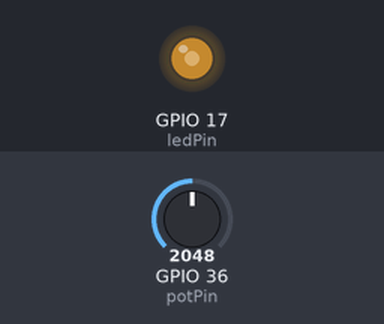
The sketch below on a simulated ESP32. Parts: output pins drawn as LEDs (lit = HIGH). The test bench sets the inputs (shaded band); at power-on: GPIO 36 (potPin) = 2048.

Above: at 1.2 s.
1.3 s: GPIO 36 (potPin) set to 2866
At 2.1 s:
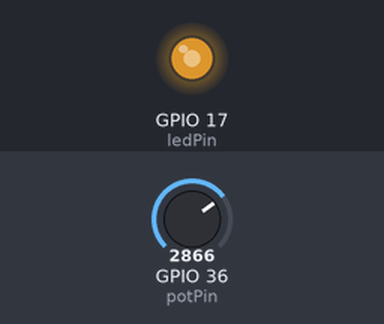
2.8 s: GPIO 36 (potPin) set to 3603
At 3.3 s:
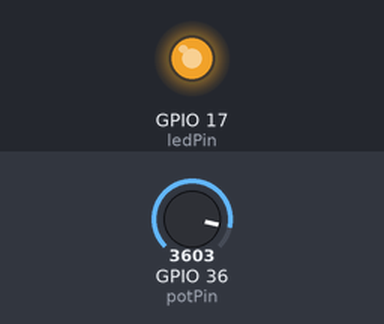
4.3 s: GPIO 36 (potPin) set to 491
At 5.5 s:
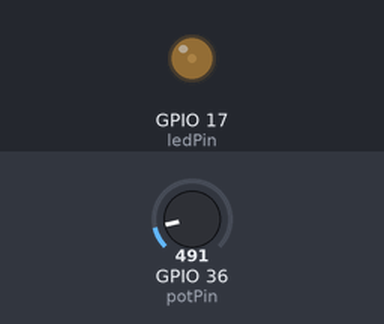
5.8 s: GPIO 36 (potPin) set to 0
At 6.7 s:
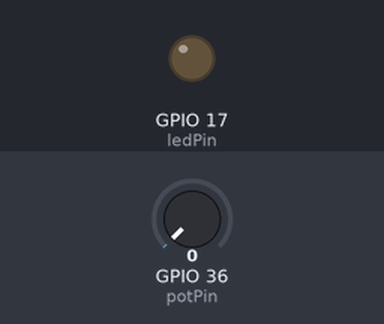
7.3 s: GPIO 36 (potPin) set to 2047
At 7.9 s:
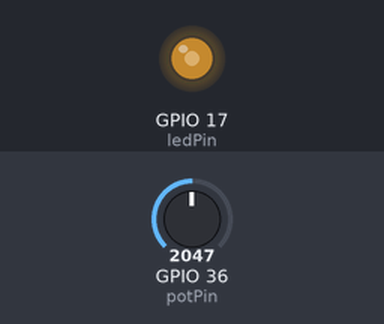
Timing chart, 0 to 9.8 s (numbered marks = the images above; inputs shaded):
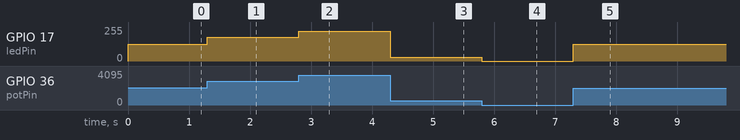

Measured:
- after the input at 1.3 s, GPIO 17 (ledPin): 127/255 → 177/255 at once
- after the input at 2.8 s, GPIO 17 (ledPin): 177/255 → 223/255 at once
- after the input at 4.3 s, GPIO 17 (ledPin): 223/255 → 30/255 at once
- after the input at 5.8 s, GPIO 17 (ledPin): 30/255 → 0/255 at once
- after the input at 7.3 s, GPIO 17 (ledPin): 0/255 → 127/255 at once

The sketch:

P1.ino
```cpp
const int potPin = A0; //Potentiometer pin
const int ledPin = 17;  // LED pin

// setting PWM properties
const int freq = 5000;
const int ledChannel = 0;
const int resolution = 8;

// Variable for storing the potentiometer value
int potValue = 0;
int ledValue = 0;

void setup() {
  // configure LED PWM functionalitites
  ledcSetup(ledChannel, freq, resolution);

  // attach the channel to the GPIO to be controlled
  ledcAttachPin(ledPin, ledChannel);
}

void loop() {
  // Reading potentiometer value
  potValue = analogRead(potPin);
  ledValue = map(potValue, 0, 4095, 0, 255);

  // changing the LED brightness with PWM
  ledcWrite(ledChannel, ledValue);
}
```
